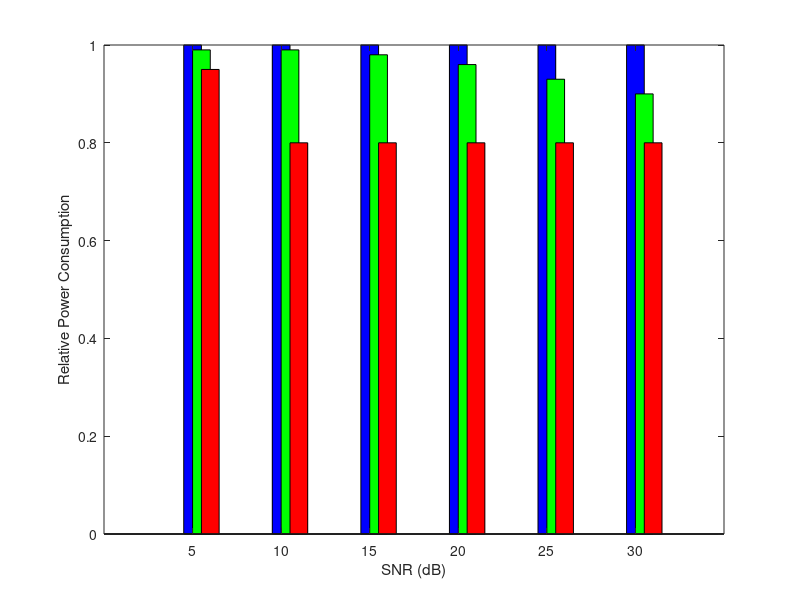

The MATLAB script that drew this image:
dB = [0 : 5 : 30];
rM8Q8C7 = [259, 340, 422, 510, 590, 650, 692];
wmmseM8Q8C7 = [278, 357, 430, 495, 536, 562, 584];

rM8Q16C7 = [289, 390, 482, 596, 722, 845, 957];

rM4Q5C7 = [130, 175, 233, 286, 315, 336, 342];
wmmseM4Q5C7 = [164, 213, 258, 290, 309, 315, 319];
% power consumption 100%

plot(dB, rM8Q16C7, '-o', dB, rM8Q8C7, '-s', dB, wmmseM8Q8C7, '-p', dB, rM4Q5C7, '-^', dB, wmmseM4Q5C7, '-d', 'LineWidth', 1.5);
legend('LPP-WMMSE, M=128, G=16', 'LPP-WMMSE, M=64, G=8', 'WMMSE, M=64', 'LPP-WMMSE, M=20, G=5', 'WMMSE, M=20');
grid on;
xlabel('SNR (dB)');
ylabel('System Throughput (bits per channel user)');

dB = [5 : 5 : 30];
rpcWMMSE = [1, 1, 1, 1, 1, 1];
rpcM8Q8C7 = [0.99 0.99 0.98 0.96, 0.93, 0.90];
rpcM8Q16C7 = [0.95 0.80 0.80 0.80 0.80 0.80];
bar1 = bar(dB, rpcWMMSE, 'BarWidth', 0.2, 'FaceColor', 'b');
hold on;
bar2 = bar(dB + 0.5, rpcM8Q8C7, 'BarWidth', 0.2, 'FaceColor', 'g');
hold on;
bar3 = bar(dB + 1, rpcM8Q16C7, 'BarWidth', 0.2, 'FaceColor', 'r');
xlabel('SNR (dB)');
ylabel('Relative Power Consumption');
